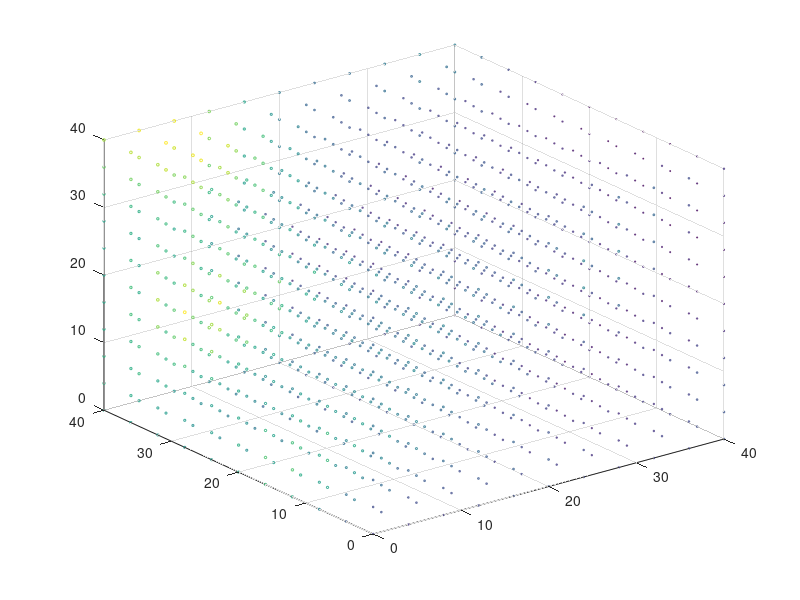

The MATLAB source for this figure: (Note: this script raises an error after producing the figure.)
function [] = Richard3d_test2()
% Richars equation 3D solver testing file.
% The function focus on fix Dirichlet BC.
%
% _test1: run basic Richards equation 3d for one case.
% _test2: created from _test1. Use solver function instead.

% Input parameters:
%
% Output parameters:
%
% Examples:
%
% See also: 
% Author:   Wei Xing
% History:  1/06/2017  file created
% 
% Log:
% Version1.0 -the process need further vectorizition and parellel to speed
%             up and save memory.
%            -The way boundary condition are stored and indicated need
%            improvements.
%            -the way coordinate are defined as z,x,y NOT conventional x,y,z (because z
%            is more of interest for Richard's equation) Thus conventional 
%            plotting becomes difficult.

%% Setup
% Spatial setup
% Spatial setup
lengthZ=40;
deltaZ=4;
nZ=lengthZ/deltaZ+1;

lengthX=40;
deltaX=4;
nX=lengthX/deltaX+1;

lengthY=40;
deltaY=4;
nY=lengthY/deltaY+1;

% Temporal setup
lengthT=200;
deltaT=1;
nTime=lengthT/deltaT;

% Iteration solver setup
nMaxIteration=50;
maxIteError=1;

[Z,X,Y] = ndgrid(0:deltaZ:lengthZ,0:deltaX:lengthX,0:deltaY:lengthY);


%% Define Boundary conditions
% Option 1       
% Make nodeIndex matrix. It indicate the sequence nodes are accessed and the type of node.  
%     nodeIndex=zeros(nZ,nX);
%     nodeIndex(2:end-1,2:end-1)=reshape(uint32(1:(nZ-2)*(nX-2)), (nZ-2), (nX-2));    
% 
%     nodeInFieldIndex=find(nodeIndex);
% 
%     %%% 
%     %initial state
%     H_init=zeros(nZ,nX);
%     H_init(2:end-1,2:end-1)=-61.5;
% 
%     %BC
%     % bcLeft=ones(nNodeZ,1)*-20.7;
%     % bcRight=ones(nNodeZ,1)*-61.5;
%     % bcTop=ones(nNodeX,1)*-20.7;
%     % bcBottom=ones(nNodeX,1)*-61.5;
% 
% 
%         % A more interesting setup
%         bcLeft=ones(nZ,1)*-20.7;
%         bcRight=ones(nZ,1)*-20.7;
%         bcTop=ones(nX,1)*-20.7;
%         bcBottom=ones(nX,1)*-24.7;
% 
% 
%     H_init(1,1:end)=bcTop;
%     H_init(end,1:end)=bcBottom;
% 
%     H_init(1:end,1)=bcLeft;
%     H_init(1:end,end)=bcRight;

% Option 2 Neumann BC on sides and Dirichlet conditions on Top and bottom
    nodeIndex=zeros(nZ,nX,nY);
    nodeIndex(2:end-1,1:end,1:end)=reshape(uint32(1:(nZ-2)*nX*nY), (nZ-2),nX,nY);  
    
    nodeInFieldIndex=find(nodeIndex);

    nodeIndex(:,:,1)=-nodeIndex(:,:,1);
    nodeIndex(:,:,end)=-nodeIndex(:,:,end);
    
    nodeIndex(:,1,2:end-1)=-nodeIndex(:,1,2:end-1);
    nodeIndex(:,end,2:end-1)=-nodeIndex(:,end,2:end-1);
    
    
%% Define initial condition
    H_init=ones(nZ,nX,nY)*-61.5;
    H_init(1,:,:)=ones(nX,nY)*-20.7;
    H_init(end,:,:)=ones(nX,nY)*-61.5;
    
    
%% Initilize mesh 
mesh.deltaZ=deltaZ;
mesh.nZ=nZ;
mesh.deltaX=deltaX;
mesh.nX=nX;
mesh.deltaY=deltaY;
mesh.nY=nY;

mesh.nodeIndex=nodeIndex;
mesh.nNode=length(nodeIndex(nodeIndex~=0));
% mesh.nodeInFieldIndex=nodeInFieldIndex;


%% Define for C and K non-linear function
theata_s=0.287;
theata_r=0.075;
alpha=1.611e6;
beta=3.96;

rho=1.175e6;
r=4.74;
% kFromhKs @(h) Ks.*rho./(rho+abs(h).^r);
% K = @(h) Ks.*rho./(rho+abs(h).^r);
K = @(h,Ks) Ks.*rho./(rho+abs(h).^r);

theata    = @(h)  alpha.*(theata_s-theata_r)/(alpha+abs(h).^beta)+theata_r;
theataDif = @(h) -alpha.*(theata_s-theata_r).*-1.*(alpha+abs(h).^beta).^(-2).*abs(h).^(beta-1);


%% Define Permeability field input 
scale=0.0094;        % overall magnitude of the permeability field. decide the changing speed.
lengthScale=100;      %larger number means less stochastic (more correlation as one zooms in the 
                    %field) field. Thus gives smoother result.
nKl=100;             %number of KL baisi/cofficients
                                      
[nAllNode,nDimension]=size([Z(:),X(:),Y(:)]);
% nKl=nAllNode;

%calculate distance matrix
distance = pdist([Z(:),X(:),Y(:)]);
distanceMatrix = squareform(distance);

%calculate covariance matrix
covMatrix=exp(-distanceMatrix./lengthScale);    

% KL decomposition on covariance matrix via SVD/eigen decomposition
[klBasis,klEigenValue,~] = svds(covMatrix,nKl); 


% Generate independent normal samples 
seed=100;
rng(seed);
sample= randn(nKl,1);

%make multivariate Gaussian distributions with samples. zero mean.
%Covariance specified though KL basis.
% Ks=klBasis*sqrt(klEigenValue)*sample;
% Ks=reshape(Ks,nY,nX);
% a log (multi) normal permeability field
% Ks=exp(Ks);

Ks =exp(klBasis*sqrt(klEigenValue)*sample).*scale;

Ks=reshape(Ks,nZ,nX,nY);

%Plot 
bubbleScale=100;
scatter3(X(:),Y(:),Z(:),Ks(:)*bubbleScale,Ks(:)*bubbleScale)


%% MAIN
mesh.H=H_init;       %impose initial condition.
mesh.Ks=Ks;

tic
[hRecord,iteration1] = Richard3dPicardSolver(mesh,nTime,deltaT,nMaxIteration,maxIteError,theataDif,K);
toc

%% Plotting 
% H=mesh.H;

figure(1)
plot(iteration1)
title(sprintf('Iteration at each time step'))

% end time pressure
% figure(2)
% scatter3(X(:),Y(:),Z(:),abs(H(:)),abs(H(:)))
% title('end time pressure')

% figure(1)
% p = patch(isosurface(H,-60));
% isonormals(H,p)
% p.FaceColor = 'red';
% p.EdgeColor = 'none';
% daspect([1 1 1])
% view(3); 
% axis([nX,nY,nZ ])

% preasure head front surface propogation
figure(3)
for t=1:nTime
    clf
    Ht=abs(hRecord(:,:,:,t));
    p=patch(isosurface(Ht,40));
    p.FaceColor = 'red';
    p.EdgeColor = 'none';
    
    p=patch(isosurface(Ht,50));
    p.FaceColor = 'yellow';
    p.EdgeColor = 'none';  

    p=patch(isosurface(Ht,60));
    p.FaceColor = 'blue';
    p.EdgeColor = 'none';  
    
    view(-60,40)
    title(sprintf('pressure front propogation. t=%i',t))
    axis([1,nX,1,nY,1,nZ])
    
    camlight 
    lighting gouraud

    
    drawnow
    frame(t)=getframe;
end

xslice = [nX]; 
yslice = [nY]; 
zslice = [0:nZ/2:nZ];
figure(3)
slice(mesh.H,nX,1:5:nZ,1)


% preasure head propogation in square volume
figure(4)
for t=1:nTime
%     surf(X(:,:,sliceY),Z(:,:,sliceY),TheataRecord(:,:,sliceY,t))
%     shading interp;
%     slice(TheataRecord(:,:,:,t),nX,nY,0:nZ/4:nZ)
    slice(hRecord(:,:,:,t),nX-3,1:5:nZ,1)
    view(-60,40)
    title(sprintf('pressure. t=%i',t))
    drawnow
    frame(t)=getframe;
end

% preasure head propogation in sphere volume
figure(5)
for t=1:4:nTime
    hVector=(hRecord(:,:,:,t)+100)*10;    
%     scatter3(X(:),Y(:),Z(:),(hVector(:)),(Ks(:)*10000),'fill')
    scatter3(X(:),Y(:),Z(:),(hVector(:)),(hVector(:)),'fill')
%     shading interp;
    title(sprintf('pressure. t=%i',t))
    drawnow
    frame(t)=getframe;
    
end
